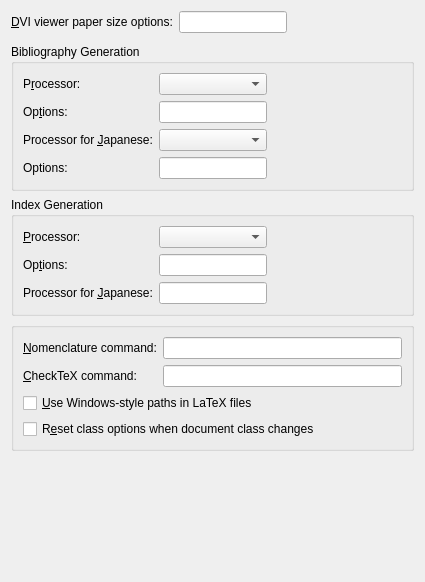
<?xml version="1.0" encoding="UTF-8"?>
<ui version="4.0">
 <class>PrefLatexUi</class>
 <widget class="QWidget" name="PrefLatexUi">
  <property name="geometry">
   <rect>
    <x>0</x>
    <y>0</y>
    <width>425</width>
    <height>582</height>
   </rect>
  </property>
  <property name="windowTitle">
   <string/>
  </property>
  <layout class="QGridLayout" name="gridLayout_8">
   <item row="0" column="0">
    <layout class="QGridLayout" name="gridLayout_4">
     <property name="leftMargin">
      <number>0</number>
     </property>
     <property name="topMargin">
      <number>0</number>
     </property>
     <property name="rightMargin">
      <number>0</number>
     </property>
     <property name="bottomMargin">
      <number>0</number>
     </property>
     <item row="0" column="0">
      <widget class="QLabel" name="latexDviPaperLA">
       <property name="text">
        <string>&amp;DVI viewer paper size options:</string>
       </property>
       <property name="buddy">
        <cstring>latexDviPaperED</cstring>
       </property>
      </widget>
     </item>
     <item row="0" column="1">
      <widget class="QLineEdit" name="latexDviPaperED">
       <property name="toolTip">
        <string>Optional paper size flag (-paper) for some DVI viewers</string>
       </property>
       <property name="inputMethodHints">
        <set>Qt::ImhPreferLatin</set>
       </property>
      </widget>
     </item>
    </layout>
   </item>
   <item row="0" column="1">
    <spacer name="horizontalSpacer_4">
     <property name="orientation">
      <enum>Qt::Horizontal</enum>
     </property>
     <property name="sizeHint" stdset="0">
      <size>
       <width>33</width>
       <height>20</height>
      </size>
     </property>
    </spacer>
   </item>
   <item row="1" column="0">
    <spacer name="verticalSpacer_2">
     <property name="orientation">
      <enum>Qt::Vertical</enum>
     </property>
     <property name="sizeType">
      <enum>QSizePolicy::Fixed</enum>
     </property>
     <property name="sizeHint" stdset="0">
      <size>
       <width>20</width>
       <height>5</height>
      </size>
     </property>
    </spacer>
   </item>
   <item row="2" column="0" colspan="2">
    <widget class="QGroupBox" name="bibtexGB">
     <property name="title">
      <string>Bibliography Generation</string>
     </property>
     <property name="flat">
      <bool>true</bool>
     </property>
     <layout class="QGridLayout" name="gridLayout_7">
      <item row="0" column="0" rowspan="2">
       <layout class="QGridLayout" name="gridLayout">
        <item row="0" column="0">
         <widget class="QLabel" name="latexBibtexLA">
          <property name="text">
           <string>P&amp;rocessor:</string>
          </property>
          <property name="buddy">
           <cstring>latexBibtexCO</cstring>
          </property>
         </widget>
        </item>
        <item row="0" column="1">
         <widget class="QComboBox" name="latexBibtexCO">
          <property name="inputMethodHints">
           <set>Qt::ImhFormattedNumbersOnly|Qt::ImhLatinOnly</set>
          </property>
         </widget>
        </item>
        <item row="1" column="0">
         <widget class="QLabel" name="latexBibtexOptionsLA">
          <property name="text">
           <string>Op&amp;tions:</string>
          </property>
          <property name="buddy">
           <cstring>latexBibtexED</cstring>
          </property>
         </widget>
        </item>
        <item row="1" column="1">
         <widget class="QLineEdit" name="latexBibtexED">
          <property name="toolTip">
           <string>BibTeX command and options</string>
          </property>
          <property name="inputMethodHints">
           <set>Qt::ImhPreferLatin</set>
          </property>
         </widget>
        </item>
        <item row="2" column="0">
         <widget class="QLabel" name="latexJBibtexLA">
          <property name="text">
           <string>Processor for &amp;Japanese:</string>
          </property>
          <property name="buddy">
           <cstring>latexJBibtexCO</cstring>
          </property>
         </widget>
        </item>
        <item row="2" column="1">
         <widget class="QComboBox" name="latexJBibtexCO">
          <property name="inputMethodHints">
           <set>Qt::ImhFormattedNumbersOnly|Qt::ImhLatinOnly</set>
          </property>
         </widget>
        </item>
        <item row="3" column="0">
         <widget class="QLabel" name="latexJBibtexOptionsLA">
          <property name="text">
           <string>Options:</string>
          </property>
          <property name="buddy">
           <cstring>latexJBibtexED</cstring>
          </property>
         </widget>
        </item>
        <item row="3" column="1">
         <widget class="QLineEdit" name="latexJBibtexED">
          <property name="toolTip">
           <string>Specific BibTeX command and options for pLaTeX (Japanese)</string>
          </property>
          <property name="inputMethodHints">
           <set>Qt::ImhPreferLatin</set>
          </property>
         </widget>
        </item>
       </layout>
      </item>
      <item row="0" column="1">
       <spacer name="horizontalSpacer">
        <property name="orientation">
         <enum>Qt::Horizontal</enum>
        </property>
        <property name="sizeHint" stdset="0">
         <size>
          <width>52</width>
          <height>20</height>
         </size>
        </property>
       </spacer>
      </item>
      <item row="1" column="1">
       <spacer name="horizontalSpacer_3">
        <property name="orientation">
         <enum>Qt::Horizontal</enum>
        </property>
        <property name="sizeHint" stdset="0">
         <size>
          <width>49</width>
          <height>20</height>
         </size>
        </property>
       </spacer>
      </item>
     </layout>
    </widget>
   </item>
   <item row="3" column="0" colspan="2">
    <widget class="QGroupBox" name="indexGB">
     <property name="title">
      <string>Index Generation</string>
     </property>
     <property name="flat">
      <bool>true</bool>
     </property>
     <layout class="QGridLayout" name="gridLayout_5">
      <item row="0" column="0">
       <layout class="QGridLayout" name="gridLayout_2">
        <item row="0" column="0">
         <widget class="QLabel" name="latexIndexLA">
          <property name="text">
           <string>&amp;Processor:</string>
          </property>
          <property name="buddy">
           <cstring>latexIndexCO</cstring>
          </property>
         </widget>
        </item>
        <item row="0" column="1">
         <widget class="QComboBox" name="latexIndexCO">
          <property name="inputMethodHints">
           <set>Qt::ImhFormattedNumbersOnly|Qt::ImhLatinOnly</set>
          </property>
         </widget>
        </item>
        <item row="1" column="0">
         <widget class="QLabel" name="latexIndexOptionsLA">
          <property name="text">
           <string>Op&amp;tions:</string>
          </property>
          <property name="buddy">
           <cstring>latexIndexED</cstring>
          </property>
         </widget>
        </item>
        <item row="1" column="1">
         <widget class="QLineEdit" name="latexIndexED">
          <property name="toolTip">
           <string>Index command and options (makeindex, xindy)</string>
          </property>
          <property name="inputMethodHints">
           <set>Qt::ImhPreferLatin</set>
          </property>
         </widget>
        </item>
        <item row="2" column="0">
         <widget class="QLabel" name="latexJIndexLA">
          <property name="text">
           <string>Processor for &amp;Japanese:</string>
          </property>
          <property name="buddy">
           <cstring>latexJIndexED</cstring>
          </property>
         </widget>
        </item>
        <item row="2" column="1">
         <widget class="QLineEdit" name="latexJIndexED">
          <property name="toolTip">
           <string>Specific index command and options for pLaTeX (Japanese)</string>
          </property>
          <property name="inputMethodHints">
           <set>Qt::ImhPreferLatin</set>
          </property>
         </widget>
        </item>
       </layout>
      </item>
      <item row="0" column="1">
       <spacer name="horizontalSpacer_2">
        <property name="orientation">
         <enum>Qt::Horizontal</enum>
        </property>
        <property name="sizeHint" stdset="0">
         <size>
          <width>52</width>
          <height>20</height>
         </size>
        </property>
       </spacer>
      </item>
     </layout>
    </widget>
   </item>
   <item row="4" column="0" colspan="2">
    <widget class="QGroupBox" name="groupBox">
     <property name="title">
      <string/>
     </property>
     <property name="flat">
      <bool>true</bool>
     </property>
     <layout class="QGridLayout" name="gridLayout_6">
      <item row="0" column="0">
       <layout class="QGridLayout" name="gridLayout_3">
        <item row="0" column="1">
         <widget class="QLineEdit" name="latexNomenclED">
          <property name="toolTip">
           <string>Command and options for nomencl (usually makeindex)</string>
          </property>
          <property name="inputMethodHints">
           <set>Qt::ImhPreferLatin</set>
          </property>
         </widget>
        </item>
        <item row="1" column="1">
         <widget class="QLineEdit" name="latexChecktexED">
          <property name="toolTip">
           <string>CheckTeX start options and flags</string>
          </property>
          <property name="inputMethodHints">
           <set>Qt::ImhPreferLatin</set>
          </property>
         </widget>
        </item>
        <item row="1" column="0">
         <widget class="QLabel" name="latexChecktexLA">
          <property name="text">
           <string>&amp;CheckTeX command:</string>
          </property>
          <property name="buddy">
           <cstring>latexChecktexED</cstring>
          </property>
         </widget>
        </item>
        <item row="0" column="0">
         <widget class="QLabel" name="latexNomenclLA">
          <property name="text">
           <string>&amp;Nomenclature command:</string>
          </property>
          <property name="buddy">
           <cstring>latexNomenclED</cstring>
          </property>
         </widget>
        </item>
       </layout>
      </item>
      <item row="1" column="0">
       <widget class="QCheckBox" name="pathCB">
        <property name="enabled">
         <bool>true</bool>
        </property>
        <property name="toolTip">
         <string>Select whether LyX should output Windows or Cygwin style paths to LaTeX files. Change the default only if the TeX engine was not correctly detected at configure time. Warning: Your changes here will not be saved.</string>
        </property>
        <property name="layoutDirection">
         <enum>Qt::LeftToRight</enum>
        </property>
        <property name="text">
         <string>&amp;Use Windows-style paths in LaTeX files</string>
        </property>
       </widget>
      </item>
      <item row="2" column="0">
       <widget class="QCheckBox" name="latexAutoresetCB">
        <property name="toolTip">
         <string>Set class options to default on class change</string>
        </property>
        <property name="text">
         <string>R&amp;eset class options when document class changes</string>
        </property>
       </widget>
      </item>
     </layout>
    </widget>
   </item>
   <item row="5" column="0">
    <spacer name="verticalSpacer">
     <property name="orientation">
      <enum>Qt::Vertical</enum>
     </property>
     <property name="sizeHint" stdset="0">
      <size>
       <width>20</width>
       <height>40</height>
      </size>
     </property>
    </spacer>
   </item>
  </layout>
 </widget>
 <includes>
  <include location="local">qt_i18n.h</include>
 </includes>
 <resources/>
 <connections/>
</ui>
